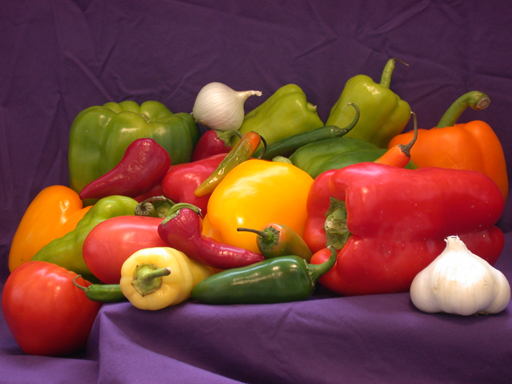
#> input picture assignment3/PeppersRGB.bmp, 512 x 384 px, given in place of test.jpg, which was not available
$ python 'A1_submission .py'
#> lines starting #> are read from the running program, lines starting #| are printed output that depends on the picture; pictures that were not available may be replaced by others from this repository, and a replacement may not be noted
"""Include your imports here
Some example imports are below"""

import numpy as np
from skimage import io, img_as_ubyte,exposure
import matplotlib.pyplot as plt
import math

def part1_histogram_compute():
    filename = r'test.jpg'
    image = io.imread(filename, as_gray=True)
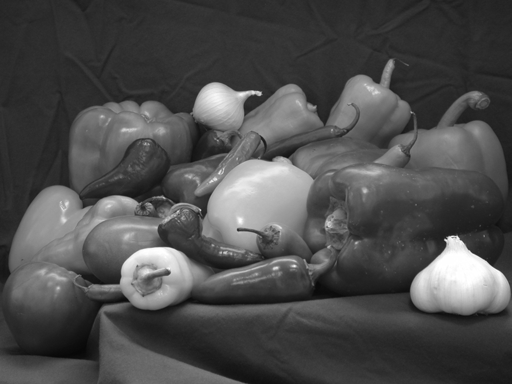
#> image: shape (384, 512) float64; min 0.0291, max 1, mean 0.303
    img = img_as_ubyte(image)

    n = 64
    hist = np.zeros([n], dtype=int)
    # Histogram computed by your code (cannot use in-built functions!)
    for row in img:
        for pixel_value in row:
            bin_index = int(pixel_value * n / 256)
            hist[bin_index] += 1
#> after the loop, hist = 64 values, max 26058 at index 11, min 0 at index 0, mean 3072
    hist_np, _ = np.histogram(img.flatten(), bins=n, range=[0, 256]) # Histogram computed by numpy
#> hist_np has the same summary as hist

    """Plotting code provided here
    Make sure to match the variable names in your code!"""

    plt.figure(figsize=(8, 10))
    plt.subplot(121), plt.plot(hist), plt.title('My Histogram')
    plt.xlim([0, n])
    plt.subplot(122), plt.plot(hist_np), plt.title('Numpy Histogram')
    plt.xlim([0, n])

    plt.show()
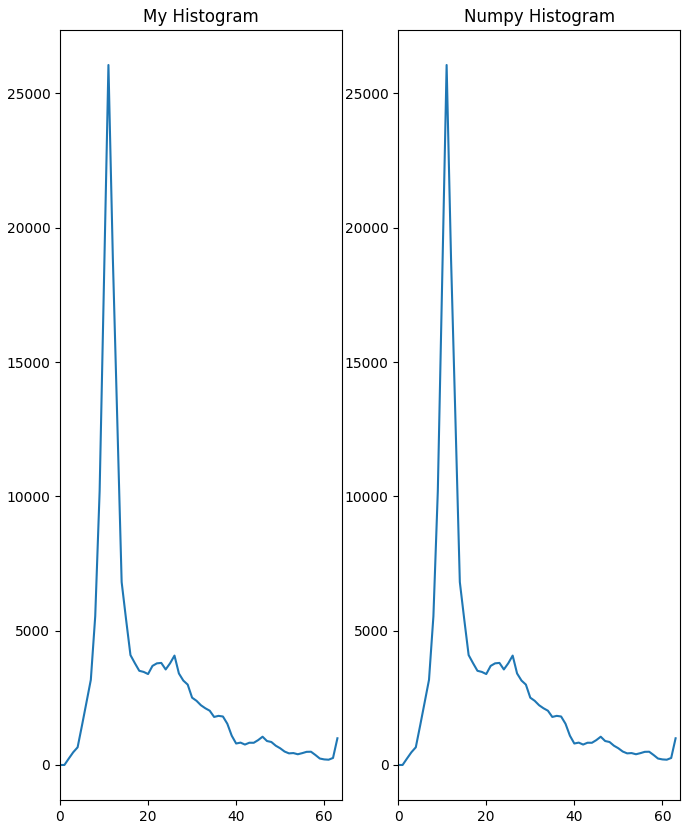
#> figure drawn by matplotlib, 2 panels; panel 1: curve peaks at x = 11, y = 26058; panel 2: curve peaks at x = 11, y = 26058

def part2_histogram_equalization():
    filename = r'test.jpg'
    image = io.imread(filename, as_gray=True)
    img = img_as_ubyte(image)


    """add your code here"""
    n_bins = 64

    # 64-bin Histogram computed by your code (cannot use in-built functions!)
    hist = np.zeros(n_bins, dtype=int)

    ## HINT: Initialize another image (you can use np.zeros) and update the pixel intensities in every location
    for row in img:
        for pixel_value in row:
            bin_index = int(pixel_value * n_bins / 256)
            hist[bin_index] += 1

    img_eq1 = np.zeros_like(img)
    cumulative_sum = np.cumsum(hist)
#> cumulative_sum = 64 values from 0 to 196608


    for i in range(img.shape[0]):
        for j in range(img.shape[1]):
            pixel_value = img[i, j]
            a= math.floor(pixel_value/255*n_bins)
            img_eq1[i, j] = math.floor(255/(img.shape[0]*img.shape[1])*cumulative_sum[a]+0.5)
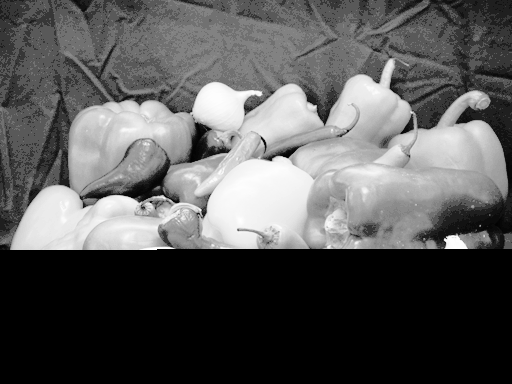
#> img_eq1: shape (384, 512); min 0, max 255, mean 88.6

    # Histogram of equalized image
    hist_eq = np.zeros(n_bins, dtype=int)
    for row in img_eq1:
        for pixel_value in row:
            bin_index = int(pixel_value * n_bins / 256)
            hist_eq[bin_index] += 1

    """Plotting code provided here
    Make sure to match the variable names in your code!"""

    plt.figure(figsize=(8, 10))
    plt.subplot(221), plt.imshow(image, 'gray'), plt.title('Original Image')
    plt.subplot(222), plt.plot(hist), plt.title('Histogram')
    plt.xlim([0, n_bins])
    plt.subplot(223), plt.imshow(img_eq1, 'gray'), plt.title('New Image')
    plt.subplot(224), plt.plot(hist_eq), plt.title('Histogram After Equalization')
    plt.xlim([0, n_bins])

    plt.show()

# [129 lines left out: functions part3_histogram_comparing, part4_histogram_matching, not called in this run]

if __name__ == '__main__':
    part1_histogram_compute()
#> (the run stopped early here; a loop or call above may not have finished)
